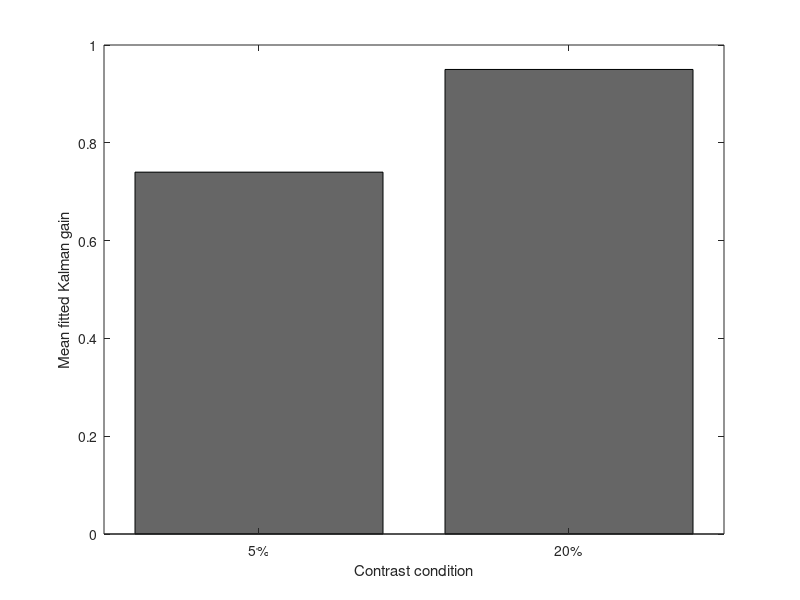

The MATLAB source for this figure: (Note: this script raises an error after producing the figure.)
model_series = [0.74; 0.95];
model_error = [0.22; 0.32];
bar(model_series,'FaceColor',[0.4,0.4,0.4],'EdgeColor',[0 .01 .01],'LineWidth',0.5);
%set('BarWidth',0.6); 
ylabel('Mean fitted Kalman gain');
xlabel('Contrast condition'); 
Labels = {'5%', '20%'};
set(gca, 'XTick', 1:4, 'XTickLabel', Labels);
hold on
for i = 1:numbars
      % Based on barweb.m by Bolu Ajiboye from MATLAB File Exchange
      x = (1:numgroups) - groupwidth/2 + (2*i-1) * groupwidth / (2*numbars);  % Aligning error bar with individual bar
      errorbar(x, model_series(:,i), model_error(:,i), 'k', 'linestyle', 'none');
end
